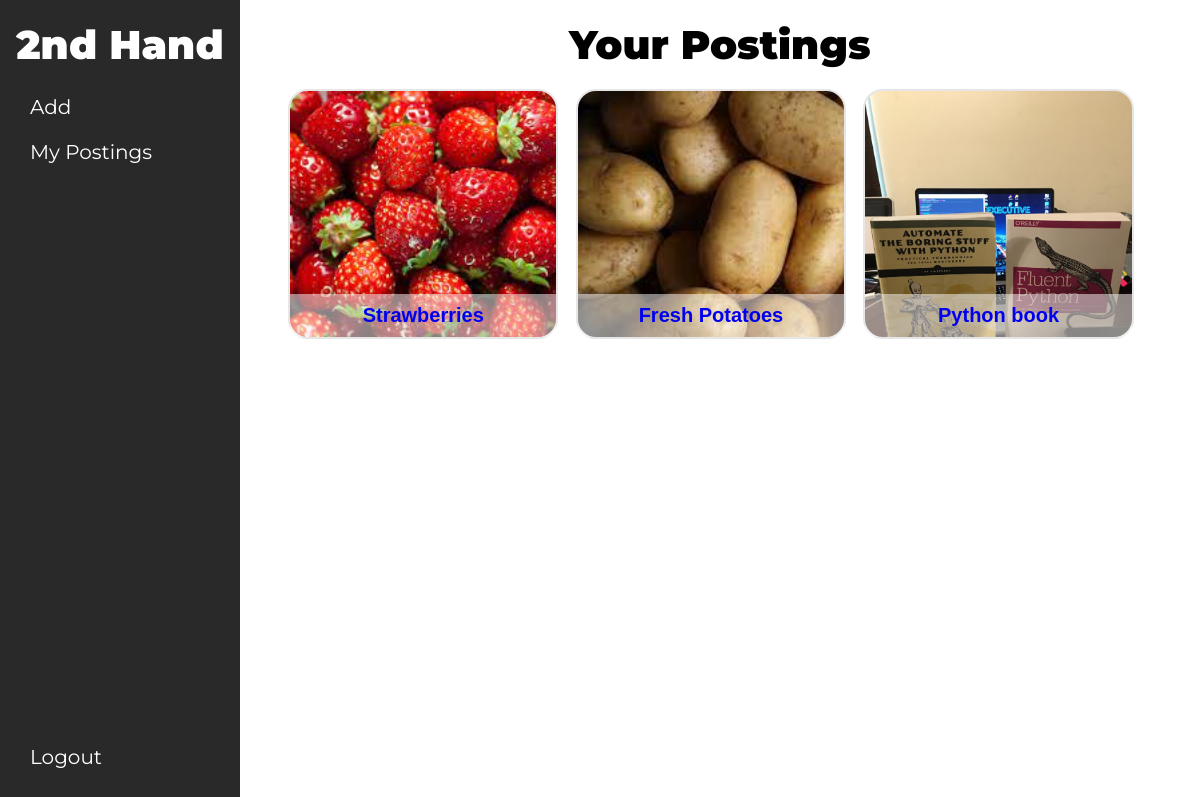
Screenshot of /mypostings (signed in) with the database file from the repository.
### app/models.py (models this page shows)
class Item(models.Model):
    condition_choices = [
        ("Brand New", "Brand New"),
        ("Open Box", "Open Box"),
        ("Used", "Used"),
        ("Not Working", "Not Working"),
        ]
    poster = models.CharField(max_length=265,)
    code = models.CharField(max_length=12)
    status = models.BooleanField(default=True)
    title = models.CharField(max_length=265)
    condition = models.CharField(max_length=128, choices=condition_choices)
    location = models.CharField(max_length=128)
    description = models.CharField(max_length=2048)
    def __str__(self):
        return f"{self.code} : {self.status} : {self.title}"

class Image(models.Model):
    code = models.CharField(max_length=12, default="empty")
    image = models.ImageField(null=True, blank=True)
    def __str__(self):
        return f"{self.code}"

### app/views.py (the view)
# urls.py: path("mypostings", views.mypostings, name="mypostings"),
def mypostings(request):
	username = request.session["username"]
	itemdb = Item.objects.filter(status=True, poster=username)
	codes = []
	items = []
	for item in itemdb:
		if item.code not in items:
			items.append(item)
		else:
			pass
	db = []
	for item in itemdb:
		code = item.code
		img = Image.objects.filter(code=code).first()
		db.append([item, img])
	print(db)
	images = Image.objects.values("code").distinct()
	n = range(len(items))
	imgdb = Image.objects.all()
	print(imgdb)
	return render(request, "mypostings.HTML", {
		"items":items, "images":images, "n":n, "imgdb":imgdb, "db":db
		})

### app/templates/mypostings.html (shortened to what this page needs)
<!DOCTYPE html>
<html>
<head>
	<link rel="stylesheet" href="../static/style.css">
</head>
<body>
	<nav class="sidebar" >
		<a class="bold" style="color: white; position: absolute; top: 20px; text-decoration: none; display: block;" href="../../marketplace">2nd Hand</a>
		<a href="../../add_item" class="sidebuttons" style="top: 80px; text-decoration: none;"><p style="margin-left: 30px; padding-top: 15px;">Add</p></a>
		<a href="../../mypostings" class="sidebuttons" style="top: 130px; text-decoration: none; display: block; position: absolute;"><p style="margin-left: 30px; padding-top: 10px;">My Postings</p></a>
		<a href="/" class="sidebuttons" style="bottom: 20px; position: absolute; display: block; text-decoration: none;"><p style="margin-left: 30px; padding-top: 15px;">Logout</p></a>
	</nav>
	<main>
		<h1 class="bold" style="color: black; text-align: center; margin: auto; margin-top: 20px;">Your Postings</h1>
		<div class="itemslist">
			{% for i in db %}
				<a href="/item_code/{{ i.0.code }}" class="items" style="background-image: url({{ i.1.image.url }}); background-size: cover; position: relative;">
					<p style="text-align: center; font-size: 20px; padding-top: 10px; padding-bottom: 10px; font-weight: 900; font-family: Arial; background-color: rgba(255, 255, 255, 0.5); bottom: 0; position: absolute; width: 100%;">{{ i.0.title }}</p>
				</a>
			{% endfor %}
		</div>
		<div style="height: 50px;"></div>
	</main>
</body>
</html>

### app/static/style.css (style rules this page uses)
:root { --primary-colour: #FF4B2B; --secondary-colour:#FF416C; }
* { box-sizing: border-box; border: 0; margin: 0; padding: 0; }
.sidebar { width: 20%; background-color: #292929; height: 100vh; display: flex; flex-direction: column; justify-content: center; align-items: center; position: relative; float: left; }
.bold { font-weight: 900; font-size: 40px; font-family: 'Montserrat', sans-serif; }
.sidebuttons { width: 100%; height: 50px; color: white; font-size: 20px; font-family: 'Montserrat', sans-serif; text-align:left; background-color: transparent; position: absolute; }
main { width: 80%; float: right; overflow: scroll; height: 100vh; }
.itemslist { width: 90%; margin: auto; margin-top: 20px; display: grid; grid-template-columns: 31.3% 31.3% 31.3%; grid-auto-rows: 250px; column-gap: 2%; row-gap: 20px; }
.items { width: 100%; border-radius: 20px; background-color: white; display: block; border: solid 2px #e6e6e6; cursor: pointer; }

### rows the page displays
Item: image (picture), title "Strawberries"
Item: image (picture), title "Fresh Potatoes"
Item: image (picture), title "Python book"
